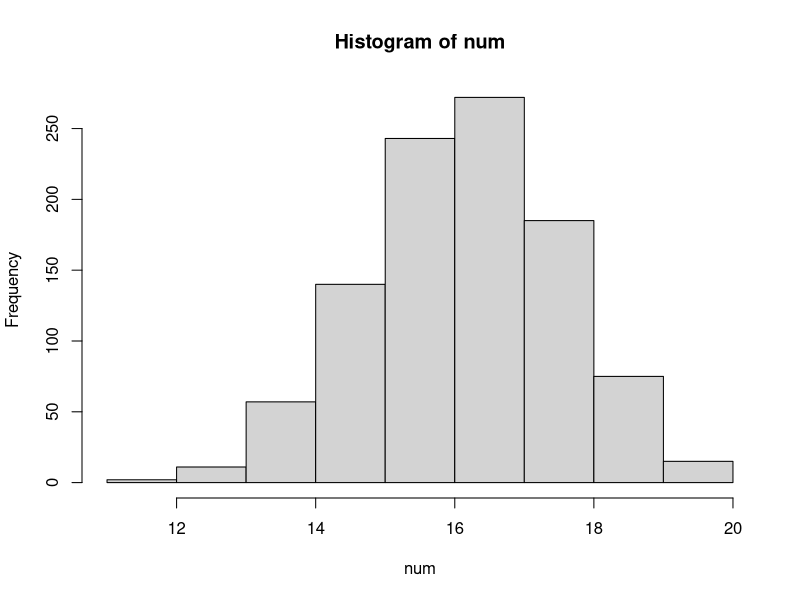

Reproduce this figure in R.
# A series of 20 jobs arrive at a computing center with 50 processors. Assume that
# each of the jobs is equally likely to go through any one of the processors.
# Find the probability that a processor is used at least twice.

# P(¬E) = 1 - 50 P 20 / 50 ^ 20

k <- 20
1 - prod(50:(50-k+1))/50^k

sample(1:50, 20, replace=T)
length(unique(sample(1:50, 20, replace=T)))

num <- 0
for(i in 1:1000)
{
  num[i] <- length(unique(sample(1:50, 20, replace=T)))
}
hist(num)

num[num==20]
length(num[num==20])/1000
1 - (length(num[num==20])/1000)
